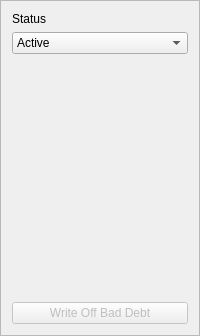
                    <widget class="QFrame" name="frame_19">
                     <property name="frameShape">
                      <enum>QFrame::StyledPanel</enum>
                     </property>
                     <property name="frameShadow">
                      <enum>QFrame::Raised</enum>
                     </property>
                     <layout class="QVBoxLayout" name="verticalLayout_17">
                      <item>
                       <widget class="QLabel" name="label_40">
                        <property name="text">
                         <string>Status</string>
                        </property>
                       </widget>
                      </item>
                      <item>
                       <widget class="QComboBox" name="status_comboBox">
                        <item>
                         <property name="text">
                          <string>Active</string>
                         </property>
                        </item>
                        <item>
                         <property name="text">
                          <string>Moved Away</string>
                         </property>
                        </item>
                        <item>
                         <property name="text">
                          <string>Deceased</string>
                         </property>
                        </item>
                        <item>
                         <property name="text">
                          <string>Bad Debt</string>
                         </property>
                        </item>
                        <item>
                         <property name="text">
                          <string>No More Appts</string>
                         </property>
                        </item>
                       </widget>
                      </item>
                      <item>
                       <spacer name="verticalSpacer_12">
                        <property name="orientation">
                         <enum>Qt::Vertical</enum>
                        </property>
                        <property name="sizeHint" stdset="0">
                         <size>
                          <width>20</width>
                          <height>242</height>
                         </size>
                        </property>
                       </spacer>
                      </item>
                      <item>
                       <widget class="QPushButton" name="badDebt_pushButton">
                        <property name="enabled">
                         <bool>false</bool>
                        </property>
                        <property name="text">
                         <string>Write Off Bad Debt</string>
                        </property>
                       </widget>
                      </item>
                     </layout>
                    </widget>
